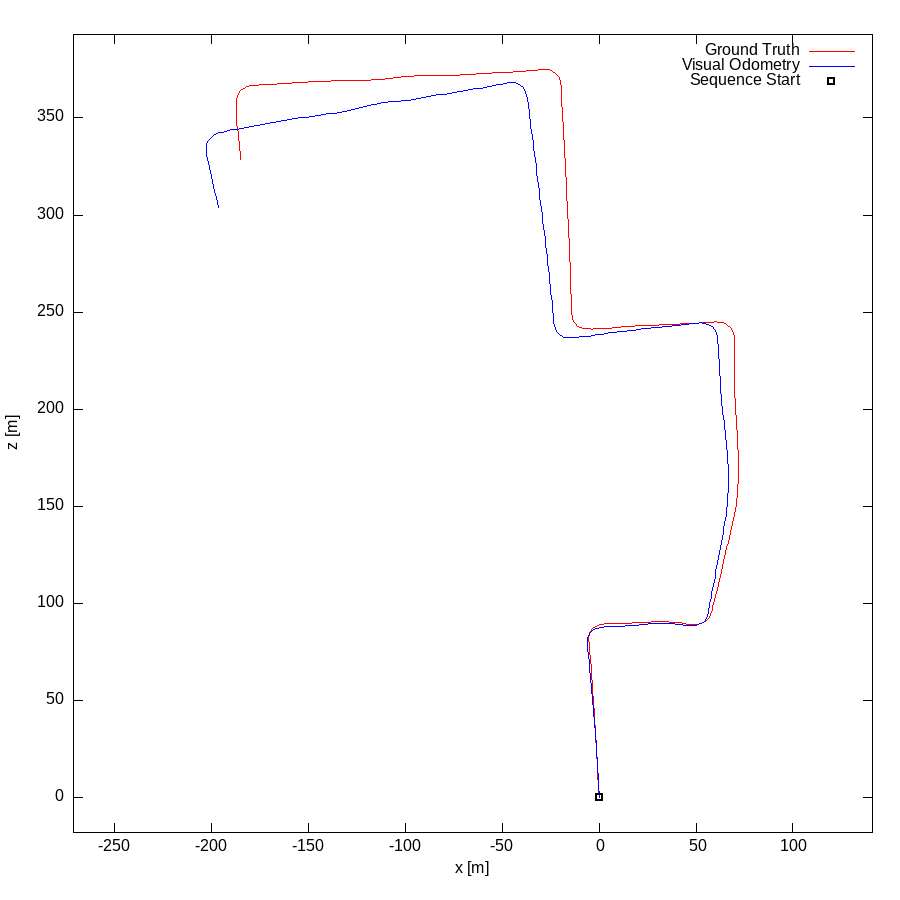

gnuplot code for this plot:
set term postscript eps enhanced color
set output "00.eps"
set size ratio -1
set xrange [-271:141]
set yrange [-18:393]
set xlabel "x [m]"
set ylabel "z [m]"
plot "00.txt" using 1:2 lc rgb "#FF0000" title 'Ground Truth' w lines,"00.txt" using 3:4 lc rgb "#0000FF" title 'Visual Odometry' w lines,"< head -1 00.txt" using 1:2 lc rgb "#000000" pt 4 ps 1 lw 2 title 'Sequence Start' w points
